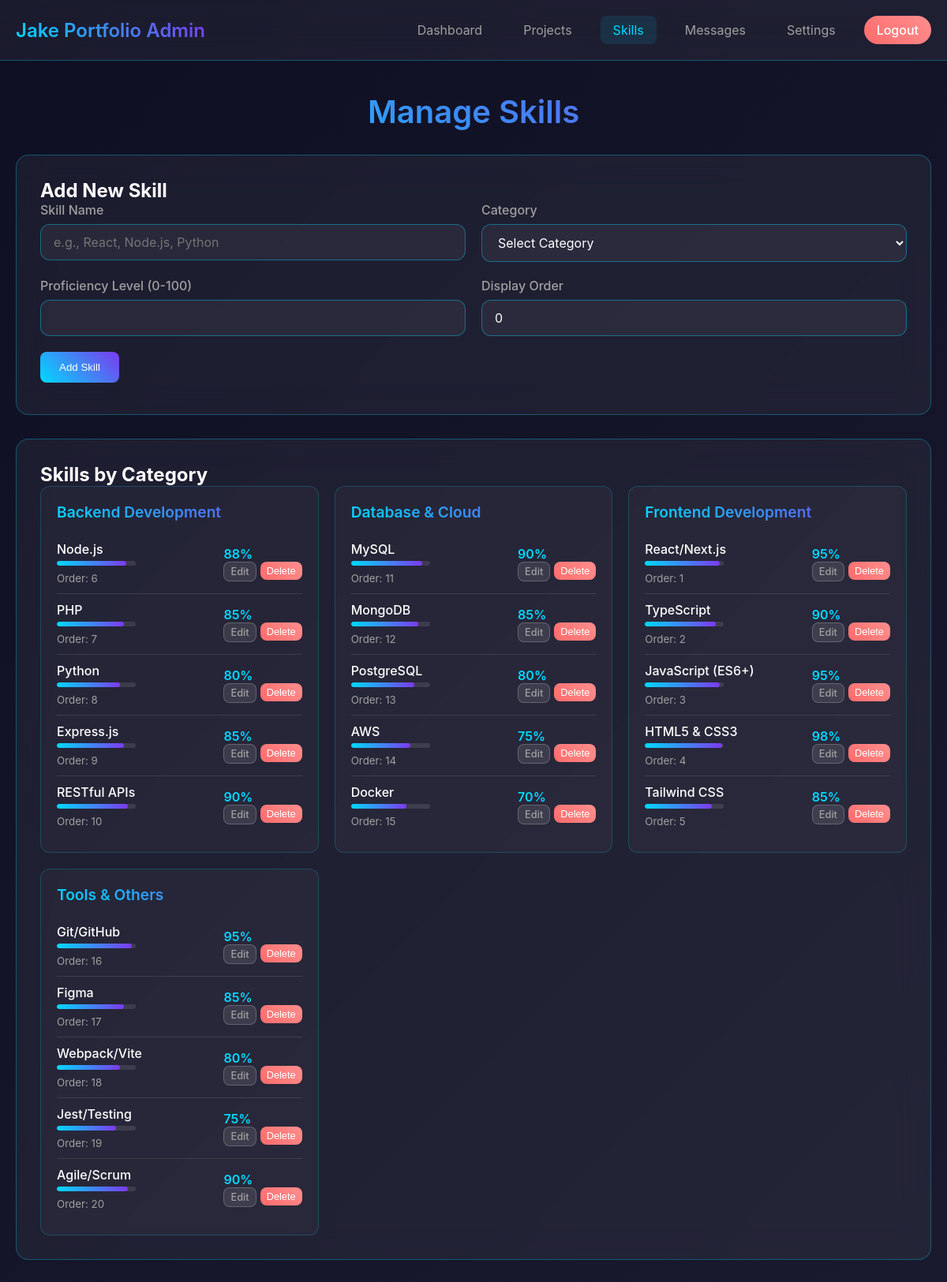
Page /backend/admin/skills.php (signed in) on the committed database.
### tables this page shows
CREATE TABLE IF NOT EXISTS skills (
    id INT AUTO_INCREMENT PRIMARY KEY,
    name VARCHAR(100) NOT NULL,
    category VARCHAR(50) NOT NULL,
    proficiency INT NOT NULL CHECK (proficiency >= 0 AND proficiency <= 100),
    icon VARCHAR(255),
    display_order INT DEFAULT 0,
    is_active BOOLEAN DEFAULT TRUE,
    created_at TIMESTAMP DEFAULT CURRENT_TIMESTAMP,
    updated_at TIMESTAMP DEFAULT CURRENT_TIMESTAMP ON UPDATE CURRENT_TIMESTAMP
);

### backend/admin/skills.php (the view, shortened to what this page needs)
<?php
$database = new Database();
$db = $database->getConnection();
$stmt = $db->query("SELECT * FROM skills WHERE is_active = 1 ORDER BY category, display_order, name");
$allSkills = $stmt->fetchAll(PDO::FETCH_ASSOC);
$skillsByCategory = [];
foreach ($allSkills as $skill) {
    $skillsByCategory[$skill['category']][] = $skill;
}
$editSkill = null;
?>
<!DOCTYPE html>
<html lang="en">
<head>
</head>
<body>
    <header class="header">
        <div class="header-content">
            <div class="logo">Jake Portfolio Admin</div>
            <nav class="nav-links">
                <a href="dashboard.php" class="nav-link">Dashboard</a>
                <a href="projects.php" class="nav-link">Projects</a>
                <a href="skills.php" class="nav-link active">Skills</a>
                <a href="messages.php" class="nav-link">Messages</a>
                <a href="settings.php" class="nav-link">Settings</a>
                <a href="logout.php" class="logout-btn">Logout</a>
            </nav>
        </div>
    </header>
    <div class="container">
        <h1 class="page-title">Manage Skills</h1>
        <div class="card">
            <h2><?php echo $editSkill ? 'Edit Skill' : 'Add New Skill'; ?></h2>
            <form method="POST">
                <div class="form-row">
                    <div class="form-group">
                        <label for="name" class="form-label">Skill Name</label>
                        <input type="text" id="name" name="name" class="form-input"
                               value="<?php echo htmlspecialchars($editSkill['name'] ?? ''); ?>"
                               placeholder="e.g., React, Node.js, Python" required>
                    </div>
                    <div class="form-group">
                        <label for="category" class="form-label">Category</label>
                        <select id="category" name="category" class="form-select" required>
                            <option value="">Select Category</option>
                        </select>
                    </div>
                </div>
                <div class="form-row">
                    <div class="form-group">
                        <label for="proficiency" class="form-label">Proficiency Level (0-100)</label>
                        <input type="number" id="proficiency" name="proficiency" class="form-input"
                               value="<?php echo htmlspecialchars($editSkill['proficiency'] ?? ''); ?>"
                               min="0" max="100" required>
                    </div>
                    <div class="form-group">
                        <label for="display_order" class="form-label">Display Order</label>
                        <input type="number" id="display_order" name="display_order" class="form-input"
                               value="<?php echo htmlspecialchars($editSkill['display_order'] ?? '0'); ?>"
                               min="0">
                    </div>
                </div>
                <button type="submit" class="btn btn-primary">
                    <?php echo $editSkill ? 'Update Skill' : 'Add Skill'; ?>
                </button>
            </form>
        </div>
        <div class="card">
            <h2>Skills by Category</h2>
            <?php if (empty($skillsByCategory)): ?>
                <p style="color: #A0A0A0;">No skills found. Add your first skill above.</p>
            <?php else: ?>
                <div class="skills-grid">
                    <?php foreach ($skillsByCategory as $category => $skills): ?>
                    <div class="category-card">
                        <h3 class="category-title"><?php echo htmlspecialchars($category); ?></h3>
                        <?php foreach ($skills as $skill): ?>
                        <div class="skill-item">
                            <div>
                                <div class="skill-name"><?php echo htmlspecialchars($skill['name']); ?></div>
                                <div class="proficiency-bar">
                                    <div class="proficiency-fill" style="width: <?php echo $skill['proficiency']; ?>%"></div>
                                </div>
                                <small style="color: #A0A0A0;">Order: <?php echo $skill['display_order']; ?></small>
                            </div>
                            <div>
                                <div class="skill-proficiency"><?php echo $skill['proficiency']; ?>%</div>
                                <div class="skill-actions">
                                    <a href="skills.php?edit=<?php echo $skill['id']; ?>" class="btn btn-secondary">Edit</a>
                                    <form method="POST" style="display: inline;" onsubmit="return confirm('Are you sure you want to delete this skill?');">
                                        <button type="submit" class="btn btn-danger">Delete</button>
                                    </form>
                                </div>
                            </div>
                        </div>
                        <?php endforeach; ?>
                    </div>
                    <?php endforeach; ?>
                </div>
            <?php endif; ?>
        </div>
    </div>
</body>
</html>

### backend/admin/skills.php (style rules this page uses)
* { margin: 0; padding: 0; box-sizing: border-box; }
body { font-family: 'Inter', sans-serif; background: linear-gradient(135deg, #0F0F23 0%, #1A1A2E 100%); min-height: 100vh; color: #ffffff; }
.header { background: rgba(255, 255, 255, 0.05); backdrop-filter: blur(20px); border-bottom: 1px solid rgba(0, 217, 255, 0.3); padding: 20px 0; }
.header-content { max-width: 1200px; margin: 0 auto; padding: 0 20px; display: flex; justify-content: space-between; align-items: center; }
.logo { font-size: 1.5rem; font-weight: 600; background: linear-gradient(45deg, #00D9FF, #7C3AED); background-clip: text; -webkit-background-clip: text; -webkit-text-fill-color: transparent; }
.nav-links { display: flex; gap: 20px; }
.nav-link { color: #A0A0A0; text-decoration: none; padding: 8px 16px; border-radius: 8px; transition: all 0.3s ease; }
.nav-link:hover, .nav-link.active { color: #00D9FF; background: rgba(0, 217, 255, 0.1); }
.logout-btn { background: linear-gradient(45deg, #FF6B6B, #FF8E8E); color: white; padding: 8px 16px; border: none; border-radius: 20px; text-decoration: none; font-weight: 500; transition: all 0.3s ease; }
.container { max-width: 1200px; margin: 0 auto; padding: 40px 20px; }
.page-title { font-size: 2.5rem; font-weight: 600; margin-bottom: 30px; text-align: center; background: linear-gradient(45deg, #00D9FF, #7C3AED); background-clip: text; -webkit-background-clip: text; -webkit-text-fill-color: transparent; }
.card { background: rgba(255, 255, 255, 0.05); backdrop-filter: blur(20px); border: 1px solid rgba(0, 217, 255, 0.3); border-radius: 16px; padding: 30px; margin-bottom: 30px; }
.form-group { margin-bottom: 20px; }
.form-label { display: block; margin-bottom: 8px; font-weight: 500; color: #A0A0A0; }
.form-input, .form-select { width: 100%; padding: 12px 16px; background: rgba(255, 255, 255, 0.05); border: 1px solid rgba(0, 217, 255, 0.4); border-radius: 12px; color: #ffffff; font-size: 16px; font-family: inherit; transition: all 0.3s ease; }
.btn { padding: 12px 24px; border-radius: 8px; font-weight: 500; text-decoration: none; transition: all 0.3s ease; border: none; cursor: pointer; display: inline-block; margin-right: 10px; margin-bottom: 10px; }
.btn-primary { background: linear-gradient(45deg, #00D9FF, #7C3AED); color: white; }
.btn-secondary { background: rgba(255, 255, 255, 0.1); color: #A0A0A0; border: 1px solid rgba(255, 255, 255, 0.2); }
.btn-danger { background: linear-gradient(45deg, #FF6B6B, #FF8E8E); color: white; }
.form-row { display: grid; grid-template-columns: 1fr 1fr; gap: 20px; }
.skills-grid { display: grid; grid-template-columns: repeat(auto-fit, minmax(300px, 1fr)); gap: 20px; }
.category-card { background: rgba(255, 255, 255, 0.03); border: 1px solid rgba(0, 217, 255, 0.2); border-radius: 12px; padding: 20px; }
.category-title { color: #00D9FF; font-size: 1.2rem; font-weight: 600; margin-bottom: 15px; background: linear-gradient(45deg, #00D9FF, #7C3AED); background-clip: text; -webkit-background-clip: text; -webkit-text-fill-color: transparent; }
.skill-item { display: flex; justify-content: space-between; align-items: center; padding: 10px 0; border-bottom: 1px solid rgba(255, 255, 255, 0.1); }
.skill-item:last-child { border-bottom: none; }
.skill-name { color: #ffffff; font-weight: 500; }
.skill-proficiency { color: #00D9FF; font-weight: 600; }
.skill-actions { display: flex; gap: 5px; }
.skill-actions .btn { padding: 4px 8px; font-size: 0.8rem; margin: 0; }
.proficiency-bar { width: 100px; height: 6px; background: rgba(255, 255, 255, 0.1); border-radius: 3px; overflow: hidden; margin: 5px 0; }
.proficiency-fill { height: 100%; background: linear-gradient(90deg, #00D9FF, #7C3AED); border-radius: 3px; transition: width 0.3s ease; }

### rows in the picture
skills: name "Node.js", display_order "6", proficiency "88"
skills: name "PHP", display_order "7", proficiency "85"
skills: name "Python", display_order "8", proficiency "80"
skills: name "Express.js", display_order "9", proficiency "85"
skills: name "RESTful APIs", display_order "10", proficiency "90"
skills: name "MySQL", display_order "11", proficiency "90"
skills: name "MongoDB", display_order "12", proficiency "85"
skills: name "PostgreSQL", display_order "13", proficiency "80"
skills: name "AWS", display_order "14", proficiency "75"
skills: name "Docker", display_order "15", proficiency "70"
skills: name "React/Next.js", display_order "1", proficiency "95"
skills: name "TypeScript", display_order "2", proficiency "90"
skills: name "JavaScript (ES6+)", display_order "3", proficiency "95"
skills: name "HTML5 & CSS3", display_order "4", proficiency "98"
skills: name "Tailwind CSS", display_order "5", proficiency "85"
skills: name "Git/GitHub", display_order "16", proficiency "95"
skills: name "Figma", display_order "17", proficiency "85"
skills: name "Webpack/Vite", display_order "18", proficiency "80"
skills: name "Jest/Testing", display_order "19", proficiency "75"
skills: name "Agile/Scrum", display_order "20", proficiency "90"

### other values in the picture
$category "Backend Development"
$category "Database & Cloud"
$category "Frontend Development"
$category "Tools & Others"
